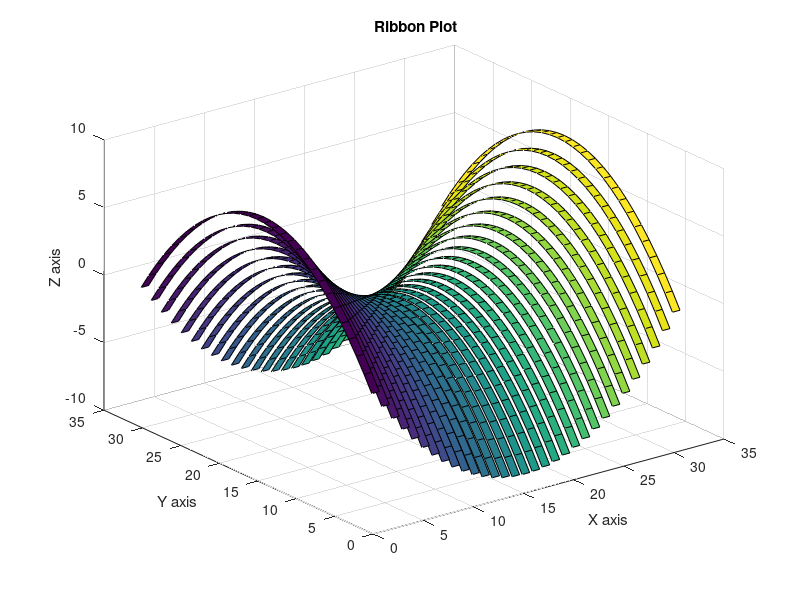

Reproduce this figure in MATLAB.
[x,y] = peaks(10*pi);
z =[(x.^2)-(y.^2)];
ribbon(z);
xlabel('X axis');
ylabel('Y axis');
zlabel('Z axis');
title('\bf Ribbon Plot')
Location=pwd
Date=date

% Result
% Location =
%     '/MATLAB Drive/Prac 01'
% Date =
%     '16-Jan-2021'
